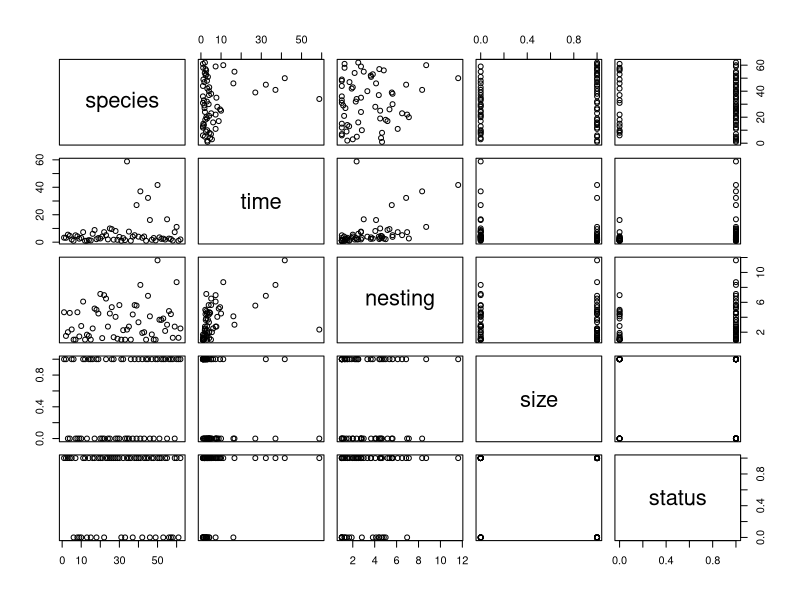
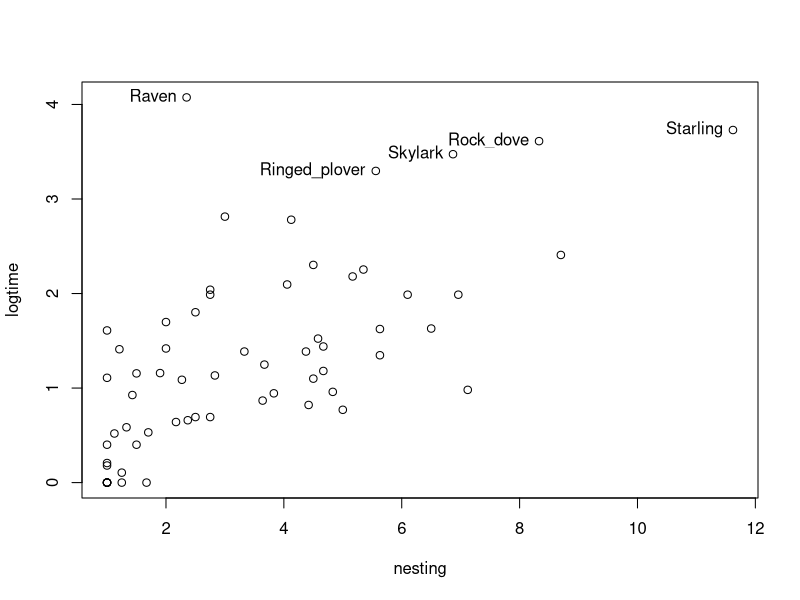
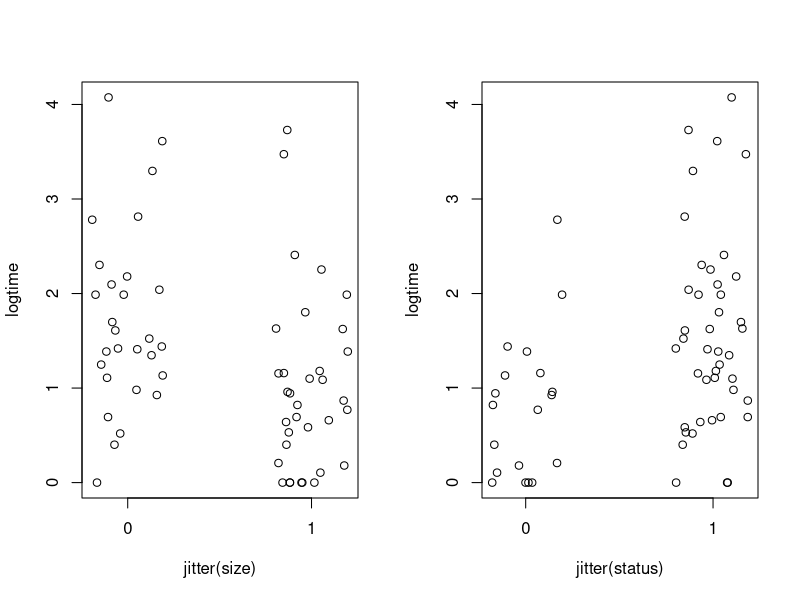
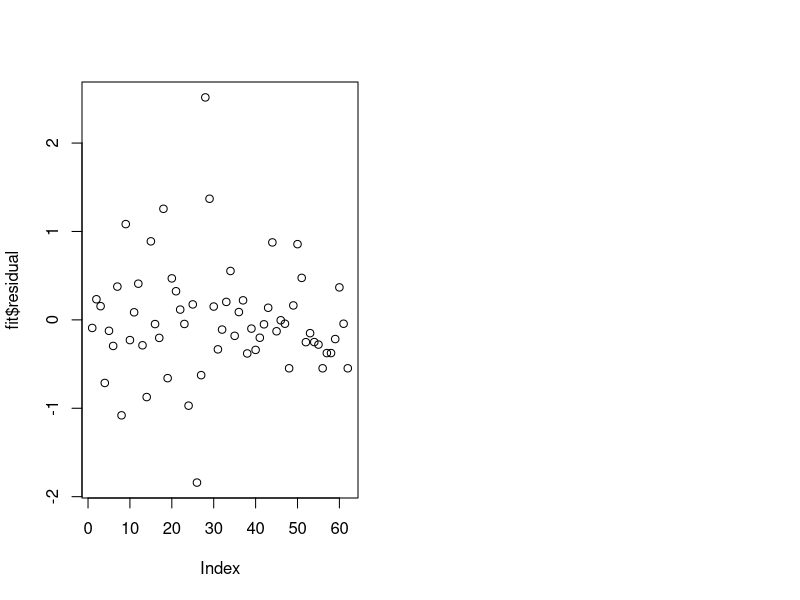
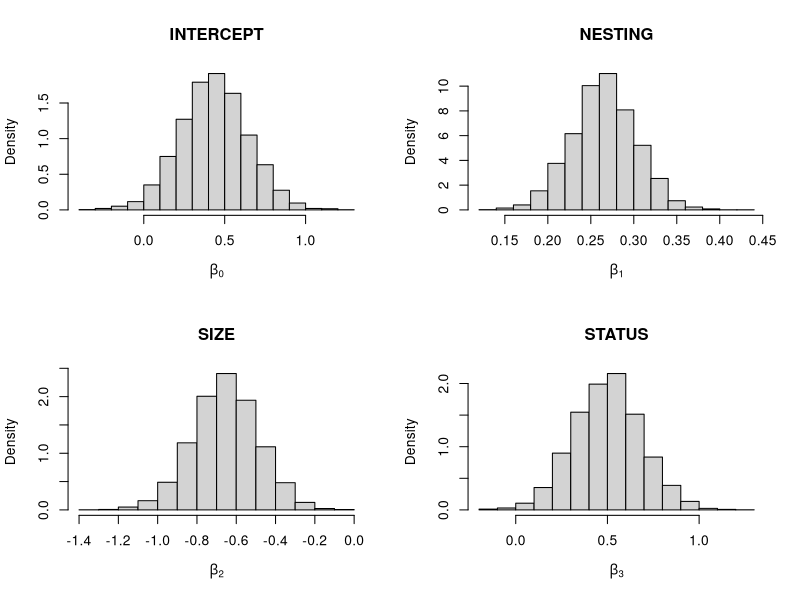
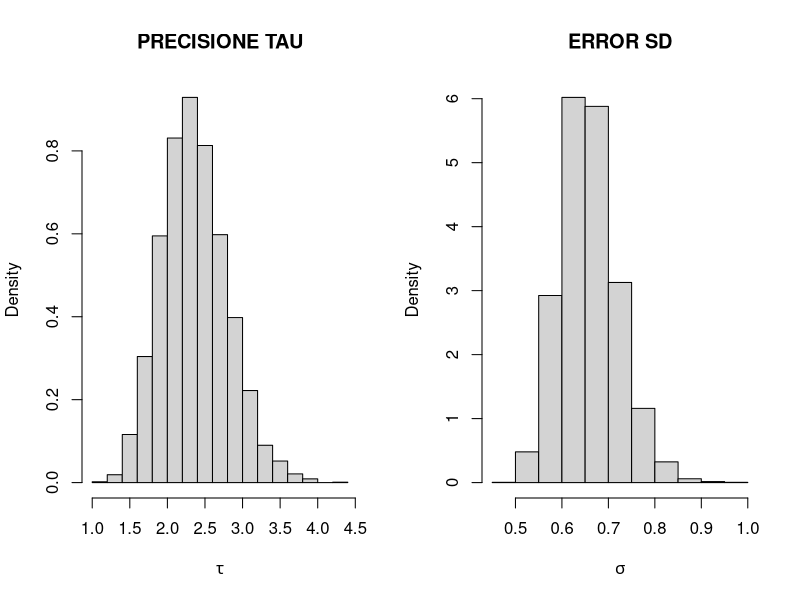
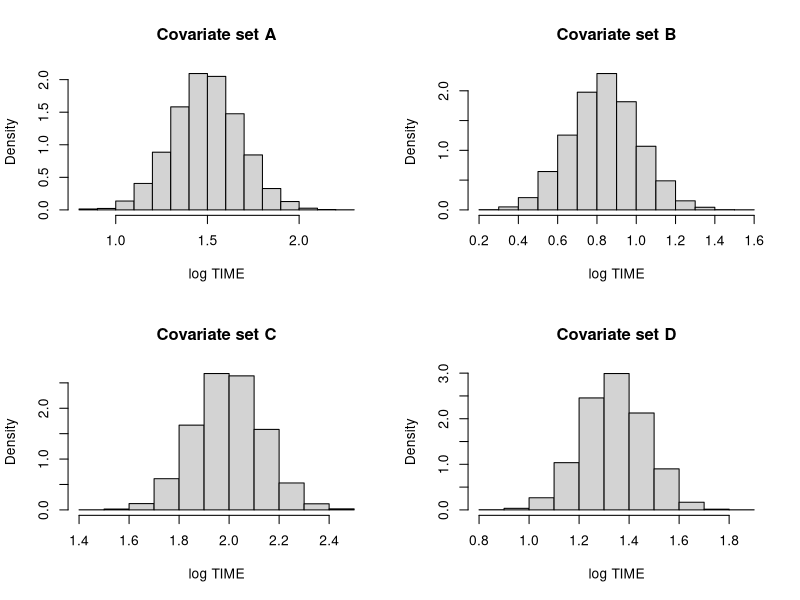
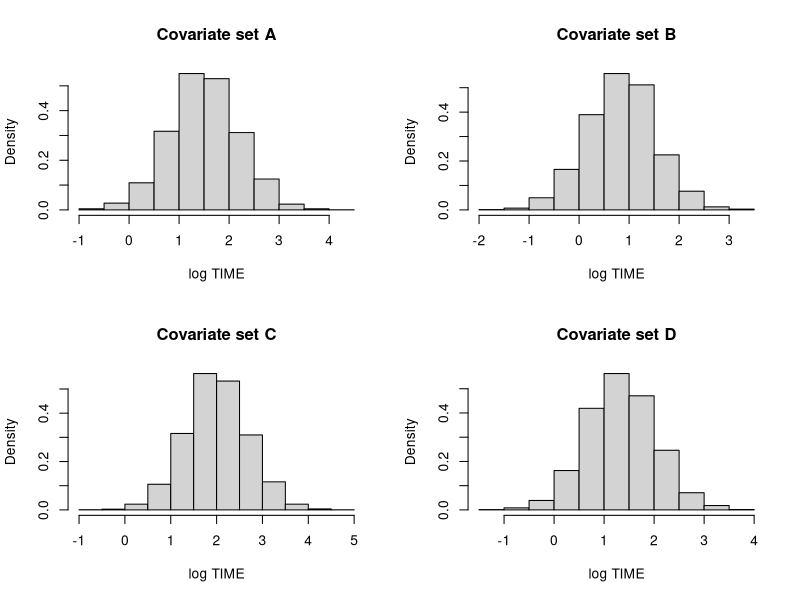

Write R code to recreate these figures, in order.
#### LINEAR REGRESSION with iid N(0,sigma^2) errors
################################
# Section 9.2.6 An Example
################################
library(LearnBayes) 

data(birdextinct)
attach(birdextinct)

birdextinct
# The DATASET concerns EXTINCTION of BIRDS; 
# Measurements on breedings ("in cova") pairs of landbird species were collected from 16 islands about Britain 
# over several decades. For each pairs (62 in total), the dataset records:
# SPECIES = name of bird species
# TIME = average time of extinction on the islands
# NESTING = average number of nesting pairs
# SIZE = size of the species, 1 or 0 if large or small
# STATUS = status of the species, 1 or 0 if resident or migrant.
## LINEAR MODEL for TIME, using NESTING, SIZE, STATUS as covariates.

plot(birdextinct)

# Conviene passare al logaritmo di TIME
logtime=log(time)
plot(nesting,logtime)
# POSITIVE CORRELATION between these variables
 
# OUTLIER: probably datapoints with log(time)>3
out = (logtime > 3)
#aggiungo le specie relativa agli OUTLIER sull'ultimo grafico che ho generato
text(nesting[out], logtime[out], label=species[out], pos = 2)	

x11()
# Command JITTER adds a small amount of noise to a numeric vector
par(mfrow=c(1,2))
plot(jitter(size),logtime,xaxp=c(0,1,1))
plot(jitter(status),logtime,xaxp=c(0,1,1))

##### ML estimates#####
# "lm" returns the model matrix and the response, as well
fit=lm(logtime~nesting+size+status,data=birdextinct,x=TRUE,y=TRUE)
summary(fit)
# NESTING is a strong effect 
# estimate of the effect of SIZE is negative: animali piccoli (SIZE=1) hanno tempi di estinzione
# pi? brevi

fit$x
fit$y
plot(fit$residual)

##### CAMPIONAMENTO della POSTERIOR con REFERENCE PRIOR (impropria)
##### POTETE GUARDARLO da SOLI - INSIEME VEDIAMO l'analisi con la prior g di Zellner
# La funzione di LearnBayes si chiama BLINREG = Bayesian Linear Regression 
help(blinreg)
# Mi restituisce un campione Monte Carlo - dunque iid - dalla distribuzione finale di 
# theta=(beta,sigma) con prior(sigma^2)=1/sigma^2
# INPUT: vettore risposta y, matrice disegno X, numerosit? del campione in uscita
theta.sample=blinreg(fit$y,fit$x,2)

theta.sample

#Prima campiono tau da una gamma((n-p)/2,(s^2)/2) con s^2=sum(fit$residual^2),
#poi campiono beta da una gaussiana p-variata di media MLE(beta) e
#matrice di varianza e covarianza ((X^t X) tau)^(-1) 
theta.sample=blinreg(fit$y,fit$x,5000)

par(mfrow=c(2,2))
hist(theta.sample$beta[,1],main="INTERCEPT",xlab=expression(beta[0]),prob=T)
hist(theta.sample$beta[,2],main="NESTING",xlab=expression(beta[1]),prob=T)
hist(theta.sample$beta[,3],main="SIZE",xlab=expression(beta[2]),prob=T)
hist(theta.sample$beta[,4],main="STATUS",xlab=expression(beta[3]),prob=T)

X11()
par(mfrow=c(1,2))
#La distr. FINALE di tau=1/sigma^2 ? gamma((n-p)/2, ((n-p)/2)*S^2)
#Ecco l'istogramma:
hist(1/((theta.sample$sigma)^2),main="PRECISIONE TAU",xlab=expression(tau),prob=T)
hist(theta.sample$sigma,main="ERROR SD",xlab=expression(sigma),prob=T)


#Le medie e le mediane a posteriori dei beta (che coincidono perch?
#le distrib finali sono simmetriche) sono uguali alle stime MLE - a meno
#di errori di simulazione - perch? abbiamo usato la prior di Jeffreys
apply(theta.sample$beta,2,quantile,c(.05,.5,.95))
apply(theta.sample$beta,2,mean)
fit$coefficients

quantile(theta.sample$sigma,c(.05,.5,.95))
#stima bayesiana di sigma^2 - media a posteriori - ? maggiore della stima ai minimi quadrati
mean(theta.sample$sigma)
#stima frequentista ai mimini quadrati di sigma
sqrt(sum(fit$residuals^2)/(62-4))


###### Estimating mean extinction times
# Vogliamo stimare E(y_new|beta, x1)=x_1*beta, dove x_1 ? una "nuova" matrice di covariate;
# si noti che questa ? semplicemente  una combinazione lineare di beta.
cov1=c(1,4,0,0) #A
cov2=c(1,4,1,0) #B
cov3=c(1,4,0,1) #C
cov4=c(1,4,1,1) #D
X1=rbind(cov1,cov2,cov3,cov4)
# La funzione blinregexpected prende in INPUT la nuova matrice disegno 
# e il campione generato dalla posterior e ne fa la combinazione lineare
mean.draws=blinregexpected(X1,theta.sample)

c.labels=c("A","B","C","D")
par(mfrow=c(2,2))
for (j in 1:4)
hist(mean.draws[,j], main=paste("Covariate set",c.labels[j]),xlab="log TIME",prob=T)
 
######## Calcolo delle PREDITIVE - Predicting extinction time
# Prima abbiamo simulato la distribuzione finale di E(y_new|X1) - che ? una funzione dei 4 prametri di regressione.
# Ora invece vogliamo la distribuzione predittiva di y_new, cio?
# la legge condizionale di y_new, dato il vettore delle osservazioni y.
cov1=c(1,4,0,0)
cov2=c(1,4,1,0)
cov3=c(1,4,0,1)
cov4=c(1,4,1,1)
X1=rbind(cov1,cov2,cov3,cov4)
#La funzione blinregpred genera un valore dalle verosimiglianze valutate
#in ognuno dei valori di theta generati dalla posterior, cio? generata da una 
#gaussiana di dim m=4 con media X_1 beta^(j) e matrice di var =(X^tX *tau^(j))^(-1)
pred.draws=blinregpred(X1,theta.sample)

c.labels=c("A","B","C","D")
par(mfrow=c(2,2))
for (j in 1:4)
hist(pred.draws[,j],main=paste("Covariate set",c.labels[j]),xlab="log TIME",prob=T)


###########################################################################
############################ Zellner's g-prior ############################
help(blinreg)
# The output is a Monte Carlo sample (iid) from the posterior of 
# theta=(beta,sigma)
# Gives a simulated sample from the joint posterior distribution of the regression vector 
# and the error standard deviation for a linear regression model with a (noninformative or) Zellner g prior.
# INPUT: response vector y, design matrix X, num. of iterations, prior list with components c0 and beta0 of Zellner's g prior

# Zellner g prior N_p(b0, sigma^2 (c0 (Xt X)^{-1})) * (1/sigma^2)
prior=list(b0=c(0,0,0,0), c0=10)  #c0\in [10,100]
theta2.sample=blinreg(fit$y,fit$x,5000,prior=prior)

# La distribuzione finale si fattorizza come al solito;
# la distribuzione di beta, dato tau e y, ? 
# N_p(c0/(c0+1)(b0/c0 + hatbeta), sigma^2 * c0/(c0+1)* (Xt X)^{-1})) ),
# mentre la distribuzione di tau, dato y, ? gamma(n/2, s^2/2+ ...)

x11()
par(mfrow=c(2,2))
hist(theta2.sample$beta[,1],main="INTERCEPT",xlab=expression(beta[0]),prob=T)
hist(theta2.sample$beta[,2],main="NESTING",xlab=expression(beta[1]),prob=T)
hist(theta2.sample$beta[,3],main="SIZE",xlab=expression(beta[2]),prob=T)
hist(theta2.sample$beta[,4],main="STATUS",xlab=expression(beta[3]),prob=T)

X11()
par(mfrow=c(1,2))
hist(1/((theta2.sample$sigma)^2),main="PRECISIONE TAU",xlab=expression(tau),prob=T)
hist(theta2.sample$sigma,main="ERROR SD",xlab=expression(sigma),prob=T)


#Le medie e le mediane a posteriori dei beta 
apply(theta2.sample$beta,2,quantile,c(.05,.5,.95))
apply(theta2.sample$beta,2,mean)
fit$coefficients # stime frequentiste 

quantile(theta2.sample$sigma,c(.05,.5,.95))
#stima bayesiana di sigma^2 - media a posteriori - ? maggiore della stima ai minimi quadrati
mean(theta2.sample$sigma)
#stima frequentista ai mimini quadrati di sigma
sqrt(sum(fit$residuals^2)/(62-4))


###### Estimating mean extinction times
# Vogliamo stimare E(y_new|beta, x1)=x_1*beta, dove x_1 ? una "nuova" matrice di covariate;
# si noti che questa ? semplicemente  una combinazione lineare di beta.
cov1=c(1,4,0,0) #A
cov2=c(1,4,1,0) #B
cov3=c(1,4,0,1) #C
cov4=c(1,4,1,1) #D
X1=rbind(cov1,cov2,cov3,cov4)
# La funzione blinregexpected prende in INPUT la nuova matrice disegno 
# e il campione generato dalla posterior e ne fa la combinazione lineare
mean.draws=blinregexpected(X1,theta2.sample)

c.labels=c("A","B","C","D")
par(mfrow=c(2,2))
for (j in 1:4)
hist(mean.draws[,j], main=paste("Covariate set",c.labels[j]),xlab="log TIME",prob=T)

 
######## Calcolo delle PREDITIVE  con la PRIOR g di ZELLNER - Predicting extinction time
# Prima abbiamo simulato la distribuzione finale di E(y_new|X1) - che ? una funzione dei 4 prametri di regressione.
# Ora invece vogliamo la distribuzione predittiva di y_new, cio?
# la legge condizionale di y_new, dato il vettore delle osservazioni y.
cov1=c(1,4,0,0)
cov2=c(1,4,1,0)
cov3=c(1,4,0,1)
cov4=c(1,4,1,1)
X1=rbind(cov1,cov2,cov3,cov4)
#La funzione blinregpred genera un valore dalle verosimiglianze valutate
#in ognuno dei valori di theta generati dalla posterior, cio? generata da una 
#gaussiana di dim m=4 con media X_1 beta^(j) e matrice di var =(X^tX *tau^(j))^(-1)
pred.draws=blinregpred(X1,theta2.sample)

c.labels=c("A","B","C","D")
par(mfrow=c(2,2))
for (j in 1:4)
hist(pred.draws[,j],main=paste("Covariate set",c.labels[j]),xlab="log TIME",prob=T)

#####################################################################################


############## MODEL CHECKING via POSTERIOR PREDICTIVE DISTRIBUTIONS ################
# From the book Gelman et al. (2013) - $Y_i^{new}$ is "the replicated data 
# that could have been observed, or, to think predictively, as the data that
# we would see tomorrow if the experiment that produced $y_i$ today were 
# replicated with the same model and the same value of $\theta$ that produced
# the observed data"
# If the model fits, then replicated data generated under the model should look similar to observed data.
# To put another way, the observed data should look PLAUSIBLE under the posterior predictive distribution. 
# This is a self-consistency test! 
# Any systematic differences between the simulations and the data indicate 
#      potential failings of the model. 
#### As an ALTERNATIVE, apply the CROSS-VALIDATION approach - see BELOW!


help(blinregpred)
# Simulo la distribuzione predittiva di Y_1,...,Y_62, ottenendo un campione
# iid da questa, lungo quanto era il campione dalla finale, e ne calcolo i 
# quantili di ordine 0.05 e 0.95
pred.draws=blinregpred(fit$x,theta2.sample)
pred.sum=apply(pred.draws,2,quantile,c(.05,.95))
# Plot the 90% CI and the datapoints
par(mfrow=c(1,1))
ind=1:length(logtime)
matplot(rbind(ind,ind),pred.sum,type="l",lty=1,col=1,xlab="INDEX",ylab="log TIME")
points(ind,logtime,pch=19)

# Consider species datapoints outsice these interavals as OUTLIERS
out=(logtime>pred.sum[2,]| logtime<pred.sum[1,])
text(ind[out], logtime[out], label=species[out], pos = 4)

################### BAYESIAN PREDICTIVE p-values ####################
# min( P(Y_i^{new}>y_i|x_i,data), P(Y_i^{new}<y_i|x_i, data)) 
# Compute how many simulated values from the predictive are > y_i (over the total num of simulations):
# this is an estimate of P(Y_i^{new}>y_i|data, x_i)
ind_pvalue=t((t(pred.draws)>logtime))
pred.suptail=apply(ind_pvalue,2,sum)/5000
prob.tail<-rep(0, 62) 
for (i in 1 : 62)
  prob.tail[i]=min(pred.suptail[i],1-pred.suptail[i])
## this is the BAYESIAN PREDICTIVE p-value of item i

# if this number is close to 1/2, the corresponding predictive "explain" well the datapoint
# if this number is close to 0, the datapoint is an outlier for the model
x11()
par(mfrow=c(1,2))
plot(ind, prob.tail)
abline(h=0.05)

plot(ind,logtime,pch=19)
# OUTLIERS: those species such that the BAYESIAN PREDICTIVE p-value is smaller than 0.05 (or than 0.1)
out2=(prob.tail<0.05)
text(ind[out2], logtime[out2], label=species[out2], pos = 4)




############ Model checking via bayes residuals ##############
# In Chaloner & Brant (1988) si definisce OUTLIER (in un modello di regressione)
# come quella osservazione con "errore osservato sorprendente", oppure
# pi? in generale, ogni osservazione che NON ? stata prodotta dal meccanismo che ha 
# generato la maggior parte dei dati"
# A priori la prob. che una osservazione sia un outlier ? 
# P(|eps_i|/sigma>k)=2Phi(-k); bisogner? calcolare A POSTERIORI la prob di questo 
# evento, e confrontarla con quella a priori
# NON ? un metodo molto CONVINCENTE...

#### Richiamo i comandi 
#library(LearnBayes)
#data(birdextinct)
#attach(birdextinct)
#logtime=log(time)
#fit=lm(logtime~nesting+size+status,data=birdextinct,x=TRUE,y=TRUE)
#theta.sample=blinreg(fit$y,fit$x,5000)
####

#help(bayesresiduals)
##Calcoliamo la probabilit? predittiva che una osservazione sia classificata
##come OUTLIER con k=2 - formula di Chaloner & Brant (1988)
#
#prob.out=bayesresiduals(fit,theta.sample,2)
#par(mfrow=c(1,1))
#plot(nesting,prob.out,cex=1)
##Ritengo OUTLIER quelle specie per cui queste probabilit? sono maggiori di 
##0.35, per esempio
##out = (prob.out > 0.35)
#
#text(nesting[out], prob.out[out], label=species[out], pos = 4)

##############################################################
############# Predictive Bayesian residuals ##################
## Compute mean and sd of all n predictive distributions first. 
## Then compute the difference between the predictive mean and observed datapoint, over 
## the predictive sd. This is the "predictive Bayesian residual".
## Consider as an OUTLIER all data such that the corresponding residual is LARGE 
## e.g. its absolute value is larger than 3 
# Simulo la distribuzione predittiva di Y_1,...,Y_62; la prior ? quella di Zellner, quindi 
# ? una caso particolare della coniugata, e quindi riesco a simulare un campione iid dalla posterior,
# usando la funzione blinreg(fit$y,fit$x,5000,prior=prior) - FATTO DI SOPRA!

pred.mean=apply(pred.draws,2,mean)
pred.sd=apply(pred.draws,2,sd)
 
bres= (pred.mean- logtime)/pred.sd   # residui bayesiani
out2 = (abs(bres) > 2) #as a reference value we take 2
# or 1.8

par(mfrow=c(1,1))
plot(ind,bres,cex=1)
text(nesting[out2], bres[out2], label=species[out2], pos = 4)

# Predictive goodness-of-fit: SUM of the predictive Bayesian residuals
# to compare different models 
# The "best" model is the one with the smallest value for this index

sum(bres^2)

###################################################################
#######################  LPML and  CPO_i  #########################
#################### a CROSS-VALIDATION approach ##################
###################################################################
# Conditional density of each Y_i, given parameters, is
# Gaussian with mean X*beta and variance sigma^2
mean.draws.data=blinregexpected(fit$x,theta2.sample)
dim(mean.draws.data)

cpo=seq(1,62)
for (i in 1:62){
cpo[i]=1/mean(1/dnorm(fit$y[i],mean.draws.data[,i], theta2.sample$sigma))
}

1/mean(1/dnorm(fit$y[2],mean.draws.data[,2], theta2.sample$sigma)) # this is  CPO[2] of item i=2

LPML=sum(log(cpo))
LPML


### Repeat the analysis WITHOUT covariate "status"
##### Stima ai MINIMI QUADRATI (stime frequentiste) #####
fit2=lm(logtime~nesting+size,data=birdextinct,x=TRUE,y=TRUE)
summary(fit2)

fit2$x
fit2$y


##### SAMPLING from the psoterior with Zellner g prior
# Mi restituisce un campione Monte Carlo - dunque iid - dalla distribuzione finale di 
# theta=(beta,sigma) con prior(sigma^2)=1/sigma^2
# INPUT: vettore risposta y, matrice disegno X, numerosit? del campione in uscita
prior3=list(b0=c(0,0,0), c0=10)  #c0\in [10,100]

theta3.sample=blinreg(fit2$y,fit2$x,5000, prior=prior3)

##### LPML
mean.draws3.data=blinregexpected(fit2$x,theta3.sample)
dim(mean.draws3.data)

cpo2=seq(1,62)
for (i in 1:62){
cpo2[i]=1/mean(1/dnorm(fit$y[i],mean.draws3.data[,i], theta3.sample$sigma))
}


LPML2=sum(log(cpo2))
LPML2
### The best model is the one with LARGEST LPML: which model is better, then?

LPML; LPML2
